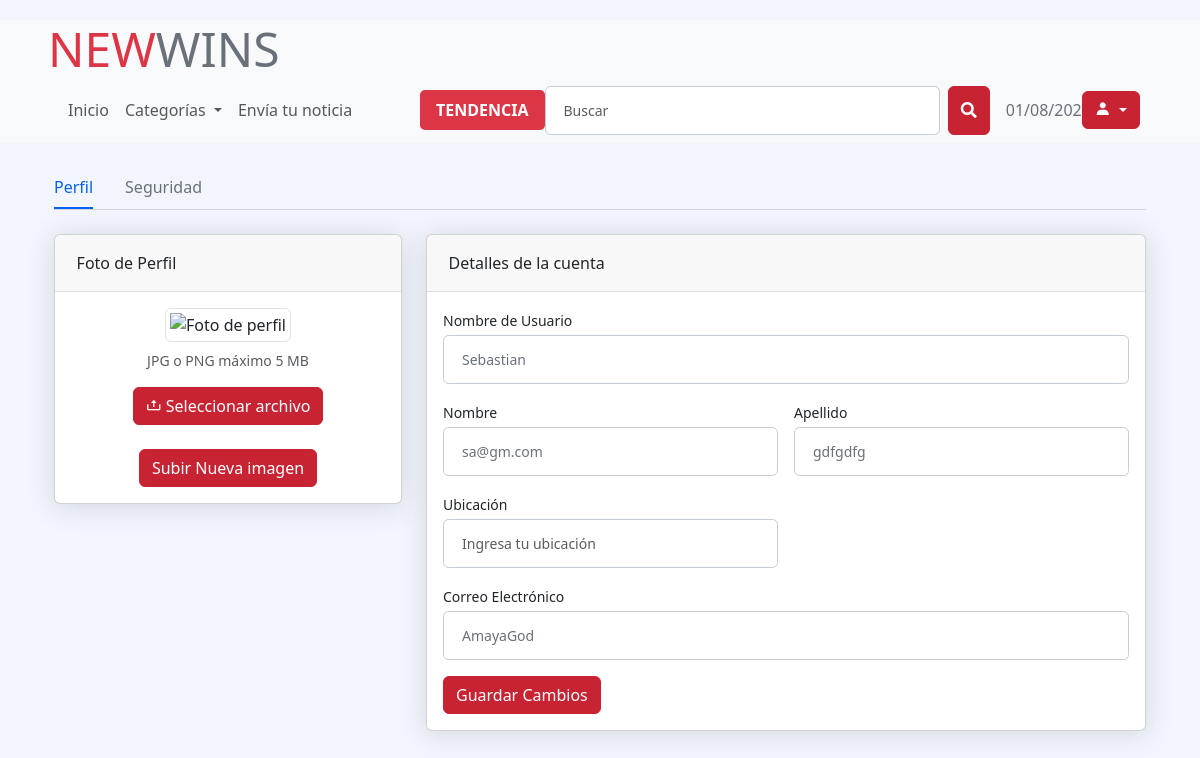
Screenshot of /NewWins/view/perfil_user.php (signed in) with the database file from the repository.
### tables this page shows
CREATE TABLE `usuarios_registrados` (
  `id` int(11) NOT NULL AUTO_INCREMENT,
  `nombre_usuario` varchar(50) NOT NULL,
  `contrasena` varchar(255) NOT NULL,
  `correo_electronico` varchar(100) NOT NULL,
  `nombre` varchar(50) DEFAULT NULL,
  `foto_perfil` varchar(255) DEFAULT NULL,
  `ubicacion` varchar(100) DEFAULT NULL,
  `fecha_registro` timestamp NULL DEFAULT current_timestamp(),
  `apellido` varchar(30) NOT NULL,
  `es_admin` tinyint(1) NOT NULL DEFAULT 0,
  PRIMARY KEY (`id`),
  UNIQUE KEY `unique_nombre_usuario` (`nombre_usuario`),
  UNIQUE KEY `unique_correo_electronico` (`correo_electronico`)
);

### NewWins/model/gestor_usuarios.php (called while the page is built, shortened)
<?php
class GestorUsuarios
{
    public static function getUserByEmail($email)
    {
        $conn = ConexionBD::obtenerConexion();
        $user = null;
        $stmt = $conn->prepare("SELECT nombre_usuario, nombre, foto_perfil, apellido, ubicacion, correo_electronico FROM usuarios_registrados WHERE correo_electronico = ?");
        $stmt->bind_param("s", $email);
        $stmt->execute();
        $result = $stmt->get_result();
        if ($result && $result->num_rows > 0) {
            $user = $result->fetch_assoc();
        }
        return $user;
    }
}

### NewWins/view/perfil_user.php (the view, shortened to what this page needs)
<?php
include('header_user.php');
require_once '../model/gestor_usuarios.php';
$userEmail = $_SESSION['correo'];
$user = GestorUsuarios::getUserByEmail($userEmail);
?>
<!DOCTYPE html>
<html lang="es">
<head>
    <link rel="stylesheet" href="../css/styless.css">
    <link href='https://unpkg.com/boxicons@2.1.1/css/boxicons.min.css' rel='stylesheet'>
</head>
<body>
    <div class="container-xl px-4 mt-4">
        <nav class="nav nav-borders">
            <a class="nav-link active ms-0" href="perfil_user.php">Perfil</a>
            <a class="nav-link" href="change_pass_user.php">Seguridad</a>
        </nav>
        <hr class="mt-0 mb-4">
        <div class="row">
            <div class="col-xl-4">
                <div class="card mb-4 mb-xl-0">
                    <div class="card-header">Foto de Perfil</div>
                    <div class="card-body text-center">
                        <img id="profileImage" class="img-account-profile mb-2 img-thumbnail" src="<?php echo htmlspecialchars($user['foto_perfil'] ?: 'http://bootdey.com/img/Content/avatar/avatar1.png'); ?>" alt="Foto de perfil">
                        <div class="small font-italic text-muted mb-3">JPG o PNG máximo 5 MB</div>
                        <form id="formSubirImagen" action="../controller/upload_profile.php" method="POST" enctype="multipart/form-data">
                            <label for="foto_perfil" class="btn btn-primary">
                                <i class='bx bx-upload'></i> Seleccionar archivo
                            </label><br><br>
                            <button type="submit" class="btn btn-primary">Subir Nueva imagen</button>
                        </form>
                    </div>
                </div>
            </div>
            <div class="col-xl-8">
                <div class="card mb-4">
                    <div class="card-header">Detalles de la cuenta</div>
                    <div class="card-body">
                        <form action="../controller/edit_perfil_c.php" method="POST">
                            <div class="mb-3">
                                <label class="small mb-1" for="inputUsername">Nombre de Usuario</label>
                                <input class="form-control" id="inputUsername" name="inputUsername" type="text" placeholder="Ingresa tu nombre de usuario" value="<?php echo htmlspecialchars($user['nombre_usuario']); ?>">
                            </div>
                            <div class="row gx-3 mb-3">
                                <div class="col-md-6">
                                    <label class="small mb-1" for="inputFirstName">Nombre</label>
                                    <input class="form-control" id="inputFirstName" name="inputFirstName" type="text" placeholder="Ingresa tu nombre" value="<?php echo htmlspecialchars($user['nombre']); ?>">
                                </div>
                                <div class="col-md-6">
                                    <label class="small mb-1" for="inputLastName">Apellido</label>
                                    <input class="form-control" id="inputLastName" name="inputLastName" type="text" placeholder="Ingresa tu apellido" value="<?php echo htmlspecialchars($user['apellido']); ?>">
                                </div>
                            </div>
                            <div class="row gx-3 mb-3">
                                <div class="col-md-6">
                                    <label class="small mb-1" for="inputLocation">Ubicación</label>
                                    <input class="form-control" id="inputLocation" name="inputLocation" type="text" placeholder="Ingresa tu ubicación" value="<?php echo htmlspecialchars($user['ubicacion']); ?>">
                                </div>
                            </div>
                            <div class="mb-3">
                                <label class="small mb-1" for="inputEmailAddress">Correo Electrónico</label>
                                <input class="form-control" id="inputEmailAddress" name="inputEmailAddress" type="email" placeholder="Ingresa tu correo electrónico" value="<?php echo htmlspecialchars($user['correo_electronico']); ?>">
                            </div>
                            <button class="btn btn-primary" type="submit">Guardar Cambios</button>
                        </form>
                    </div>
                </div>
            </div>
        </div>
    </div>
</body>
</html>

### NewWins/css/style.css (style rules this page uses)
body { margin-top: 20px; background-color: #f2f6fc; color: #69707a; }
.img-account-profile { height: 10rem; }
.card { box-shadow: 0 0.15rem 1.75rem 0 rgb(33 40 50 / 15%); }
.card .card-header { font-weight: 500; }
.card-header:first-child { border-radius: 0.35rem 0.35rem 0 0; }
.card-header { padding: 1rem 1.35rem; margin-bottom: 0; background-color: rgba(33, 40, 50, 0.03); border-bottom: 1px solid rgba(33, 40, 50, 0.125); }
.form-control, .dataTable-input { display: block; width: 100%; padding: 0.875rem 1.125rem; font-size: 0.875rem; font-weight: 400; line-height: 1; color: #69707a; background-color: #fff; background-clip: padding-box; border: 1px solid #c5ccd6; -webkit-appearance: none; -moz-appearance: none; appearance: none; border-radius: 0.35rem; transition: border-color 0.15s ease-in-out, box-shadow 0.15s ease-in-out; }
.nav-borders .nav-link.active { color: #0061f2; border-bottom-color: #0061f2; }
.nav-borders .nav-link { color: #69707a; border-bottom-width: 0.125rem; border-bottom-style: solid; border-bottom-color: transparent; padding-top: 0.5rem; padding-bottom: 0.5rem; padding-left: 0; padding-right: 0; margin-left: 1rem; margin-right: 1rem; }

### NewWins/css/styless.css (style rules this page uses)
.btn, .btn-primary { background-color: #c82333; border-color: #c82333; color: #fff; }

### rows the page displays
usuarios_registrados: inputUsername "Sebastian", inputFirstName "sa@gm.com", inputLastName "gdfgdfg", inputEmailAddress "AmayaGod"
